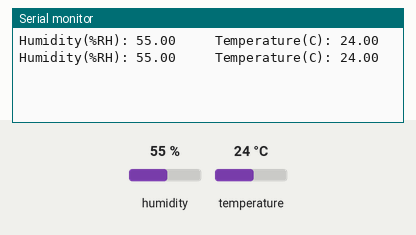
A sketch run on a simulated Arduino Uno, built with avr-gcc and run on an emulated ATmega328P. On the bench: the last lines printed to the serial monitor. Wiring (inferred from the names in the program): HTU21/Si7021 sensor at I2C address 0x40. The inputs (shaded band) are chosen by the test bench; at power-on: humidity 55 %, temperature 24 °C.

Above: at 2.1 s.
2.2 s: humidity set to 22 %
At 3.4 s:
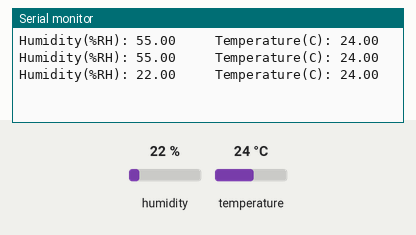
3.9 s: temperature set to 12 °C
At 5.8 s:
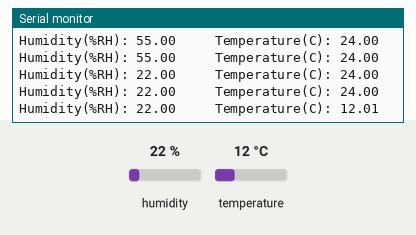
8.4 s: humidity set to 40 %
At 8.8 s:
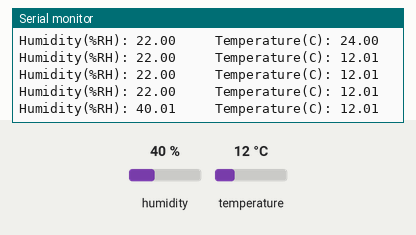
Timing chart, 0 to 11.4 s (numbered marks = the images above; inputs shaded):
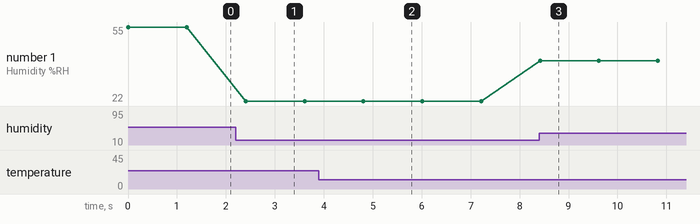

Measured:
- after the input at 2.2 s, the serial monitor: prints a new line after 0.21 s (image 1)
- after the input at 3.9 s, the serial monitor: prints a new line after 0.91 s (image 2)
- after the input at 8.4 s, the serial monitor: prints a new line at once (image 3)
- plotted number 1: 55 → 22 after the input at 2.2 s, 22 → 40.01 after the input at 8.4 s

The sketch:

ReadSHT2x.ino
```cpp
/****************************************************************
 * ReadSHT2x
 *  An example sketch that reads the sensor and prints the
 *  relative humidity to the PC's serial port
 *
 *  Tested with:
 *    - SHT21-Breakout Humidity sensor from elechouse.com
 ***************************************************************/

#include <Wire.h>
#include "SHT2x.h"


void setup()
{
  Wire.begin();
  Serial.begin(9600);
}

void loop()
{
  Serial.print("Humidity(%RH): ");
  Serial.print(SHT2x.GetHumidity());
  Serial.print("     Temperature(C): ");
  Serial.println(SHT2x.GetTemperature());

  delay(1000);
}
```

SHT2x.cpp
```cpp
// (licence header left out)
#include <inttypes.h>
#include <Wire.h>
#include "Arduino.h"
#include "SHT2x.h"


/******************************************************************************
 * Global Functions
 ******************************************************************************/

/**********************************************************
 * GetHumidity
 *  Gets the current humidity from the sensor.
 *
 * @return float - The relative humidity in %RH
 **********************************************************/
float SHT2xClass::GetHumidity(void)
{
	return (-6.0 + 125.0 / 65536.0 * (float)(readSensor(eRHumidityHoldCmd)));
}

/**********************************************************
 * GetTemperature
 *  Gets the current temperature from the sensor.
 *
 * @return float - The temperature in Deg C
 **********************************************************/
float SHT2xClass::GetTemperature(void)
{
	return (-46.85 + 175.72 / 65536.0 * (float)(readSensor(eTempHoldCmd)));
}


/******************************************************************************
 * Private Functions
 ******************************************************************************/

uint16_t SHT2xClass::readSensor(uint8_t command)
{
    uint16_t result;

    Wire.beginTransmission(eSHT2xAddress);	//begin
    Wire.write(command);					//send the pointer location
    delay(100);
    Wire.endTransmission();               	//end

    Wire.requestFrom(eSHT2xAddress, 3);
    while(Wire.available() < 3) {
      ; //wait
    }

    //Store the result
    result = ((Wire.read()) << 8);
    result += Wire.read();
	result &= ~0x0003;   // clear two low bits (status bits)
    return result;
}

SHT2xClass SHT2x;
```

SHT2x.h
```cpp
// (licence header left out)
#ifndef SHT2X_H
#define SHT2X_H

#include <inttypes.h>

typedef enum {
    eSHT2xAddress = 0x40,
} HUM_SENSOR_T;

typedef enum {
    eTempHoldCmd		= 0xE3,
    eRHumidityHoldCmd	= 0xE5,
    eTempNoHoldCmd      = 0xF3,
    eRHumidityNoHoldCmd = 0xF5,
} HUM_MEASUREMENT_CMD_T;

class SHT2xClass
{
  private:
	uint16_t readSensor(uint8_t command);

  public:
    float GetHumidity(void);
    float GetTemperature(void);
};

extern SHT2xClass SHT2x;

#endif
```
